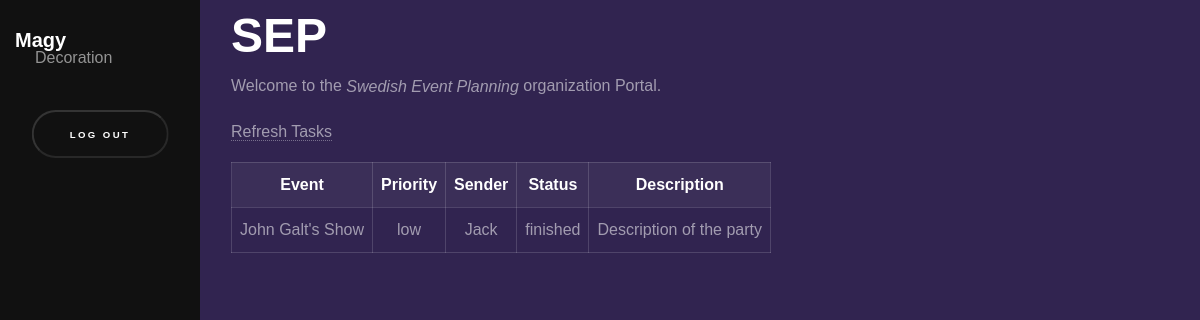
/ (signed in), run on an earlier commit of the app's database.
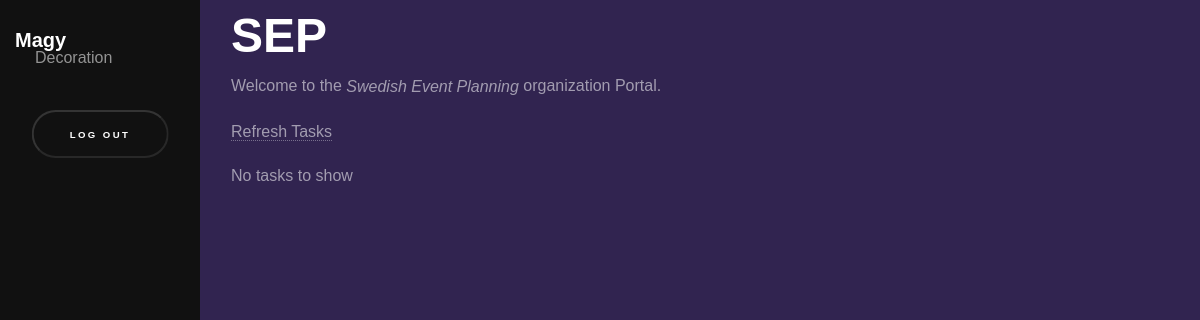
And on a later commit of the database.
### SEP/models.py (models this page shows, shortened)
class Task(models.Model):
    project = models.ForeignKey(Event, on_delete=models.CASCADE)
    description = models.CharField(max_length=500)
    assigned = models.ForeignKey(settings.AUTH_USER_MODEL, related_name="assigned_employee", on_delete=models.CASCADE)
    assigner = models.ForeignKey(settings.AUTH_USER_MODEL, related_name="manager_assigner", on_delete=models.CASCADE)
    priority = models.CharField(max_length=10)
    status = models.CharField(max_length=20)

class Event(models.Model):
    client = models.ForeignKey(Client, on_delete=models.CASCADE)
    event_type = models.CharField(max_length=200)
    description = models.CharField(max_length= 1000)
    attendees = models.IntegerField(default=0)
    expected_budget = models.IntegerField(default=0)
    from_date = models.DateTimeField('From')
    to_date = models.DateTimeField('To')
    decorations = models.CharField(max_length=500)
    film_and_photos = models.CharField(max_length=500)
    posters_art = models.CharField(max_length=500)
    food_drinks = models.CharField(max_length=500)
    music = models.CharField(max_length=500)
    computers = models.CharField(max_length=500)
    other = models.CharField(max_length=500)
    status = models.CharField(max_length=20)
    def __str__(self):
        return  '%s\'s %s' % (self.client, self.event_type)

class Client(models.Model):
    client_name = models.CharField(max_length=50)
    organized_events = models.IntegerField(default=0)
    def __str__(self):
    	return self.client_name

### SEP/views.py (the view)
# urls.py: path('', views.index, name='index'),
def index(request):
	num_visits = request.session.get('num_visits', 0)
	if (request.user.groups.filter(name='CS Manager').exists()):
		return get_pending_events(request)
	elif (request.user.groups.filter(name='Financial Manager').exists()):
		return get_cs_accepted_events(request)
	elif (request.user.groups.filter(name='Administration Manager').exists()):
		return get_fin_accepted_events(request)
	elif (request.user.groups.filter(name='Production Manager').exists() or
		request.user.groups.filter(name='Services Manager').exists()):
		return show_events(request)
	elif (request.user.groups.filter(name='Chef').exists() or
		request.user.groups.filter(name='Computer').exists() or
		request.user.groups.filter(name='Decoration').exists() or
		request.user.groups.filter(name='Graphic Design').exists() or
		request.user.groups.filter(name='Music').exists() or
		request.user.groups.filter(name='Photography').exists() or
		request.user.groups.filter(name='Waiter').exists()):
		return get_tasks(request)
	else:
		return render(
			request,
			'index.html'
		)

### SEP/views.py (called while the page is built)
def get_tasks(request):
	tasks = Task.objects.all().filter(assigned = request.user)
	return render(
		request,
		'index.html',
		context={'tasks': tasks},
		)

### templates/index.html (shortened to what this page needs)
{% extends "base_generic.html" %}
{% block content %}
<h1>SEP</h1>
<p>Welcome to the <em>Swedish Event Planning</em> organization Portal.</p>
{% if user.is_authenticated %}
{% if user.groups.all.0.name == 'Chef' or user.groups.all.0.name == 'Computer' or user.groups.all.0.name == 'Decoration' or user.groups.all.0.name == 'Graphic Design' or user.groups.all.0.name == 'Music' or user.groups.all.0.name == 'Photography' or user.groups.all.0.name == 'Waiter'%}
	<p><a href="{% url 'get_tasks' %}">Refresh Tasks</a></p>
	{% if tasks %}
	<table>
		<tr>
			<th> Event </th>
			<th> Priority </th>
			<th> Sender </th>
			<th> Status </th>
			<th> Description </th>
		</tr>
			{% for task in tasks %}
				<tr>
					<td>{{task.project}}</td>
					<td>{{task.priority}}</td>
					<td>{{task.assigner.first_name}}</td>
					<td>{{task.status}}</td>
					<td>{{task.description}}</td>
				</tr>
			{% endfor %}
	</table>
	{%else %}
	<p> No tasks to show </p>
	{%endif %}
{% endif %}
{% endif %}
{% endblock %}

### templates/base_generic.html (shortened to what this page needs)
<!DOCTYPE html>
<html lang="en">
<head>
  <link rel="stylesheet" href="https://stackpath.bootstrapcdn.com/bootstrap/4.1.3/css/bootstrap.min.css">
  {% load static %}
  <link rel="stylesheet" href="{% static 'styles.css' %}">
  <link rel="stylesheet" href="{% static 'template.css' %}">
</head>
<body>
<div class="container-fluid">
<div class="row">
  <div class="col-sm-2">
  {% block sidebar %}
  <div class="sidebar-nav_1">
   {% if user.is_authenticated %}
   <ul class = "menu">
     <li style="padding-left: 15px;"><b style= "font-size: 1.25em">{{ user.first_name }}</b></li>
     <li style="padding-left: 35px"> <p>{{user.groups.all.0.name}}</p> </li>
   {% endif %}
  </ul><br>
  <ul class="sidebar-nav">
    {% if not user.is_authenticated %}
<button href="#myModal" class="trigger-btn" data-toggle="modal">Log In</button>
{% else %}
<form method="post" action="{% url 'logout' %}" style = "margin: 0 0 0 0;">
    <button type="submit">Log Out</button>
  </form>
{% endif %}
  </ul>
{% endblock %}
  </div>
  <div class="col-sm-10 ">
  {% block content %}{% endblock %}
  </div>
</div>
</div>
</body>
</html>

### static/styles.css (style rules this page uses)
.sidebar-nav { margin: auto auto; }
ul.sidebar-nav { position: absolute; left: 50%; padding-left: 0px; margin-right: -50%; transform: translate(-50%, 0%) }
.menu { border-left: 0px margin-left: 1.5em; margin: auto auto; list-style: none; }
.col-sm-2 { height: 100%; width: 20%; position: fixed; z-index: 1; top: 0; left: 0; background-color: #111; overflow-x: hidden; padding-top: 30px; display: inline-block; padding-right: 0px; padding-left: 0px; }
.sidebar-nav_1 { height: 80%; padding: 0; list-style: none; }
.col-sm-10 { margin-left: 18%; overflow-y:scroll; position:fixed; top:0; bottom:0; left:0; right:0; }

### static/template.css (style rules this page uses)
html, body, div, span, applet, object, iframe, h1, h2, h3, h4, h5, h6, p, blockquote, pre, a, abbr, acronym, address, big, cite, code, del, dfn, em, img, ins, kbd, q, s, samp, small, strike, strong, sub, sup, tt, var, b, u, i, center, dl, dt, dd, ol, ul, li, fieldset, form, label, legend, table, caption, tbody, tfoot, thead, tr, th, td, article, aside, canvas, details, embed, figure, figcaption, footer, header, hgroup, menu, nav, output, ruby, section, summary, time, mark, audio, video { margin: 0; padding: 0; border: 0; font-size: 100%; font: inherit; vertical-align: middle; }
body { line-height: 1; }
ol, ul { list-style: none; }
body { -webkit-text-size-adjust: none; }
body { -ms-overflow-style: scrollbar; }
html { box-sizing: border-box; }
*, *:before, *:after { box-sizing: inherit; }
body { background: #312450; }
body, input, select, textarea { color: rgba(255, 255, 255, 0.55); font-family: Arial, Helvetica, sans-serif; font-size: 16.5pt; font-weight: normal; line-height: 1.75; }
@media screen and (max-width: 1680px) { body, input, select, textarea { font-size: 13pt; } }
@media screen and (max-width: 1280px) { body, input, select, textarea { font-size: 12pt; } }
a { -moz-transition: color 0.2s ease, border-bottom-color 0.2s ease; -webkit-transition: color 0.2s ease, border-bottom-color 0.2s ease; -ms-transition: color 0.2s ease, border-bottom-color 0.2s ease; transition: color 0.2s ease, border-bottom-color 0.2s ease; border-bottom: dotted 1px rgba(255, 255, 255, 0.35); color: inherit; text-decoration: none; }
strong, b { color: #ffffff; font-weight: bold; }
em, i { font-style: italic; }
p { margin: 0 0 1em 0; }
h1, h2, h3, h4, h5, h6 { color: #ffffff; font-weight: bold; line-height: 1.5; margin: 0 0 0.3em 0; }
h1 { font-size: 3em; margin: 0 0 0 0; }
input[type="submit"], input[type="reset"], input[type="button"], button, .button { -moz-appearance: none; -webkit-appearance: none; -ms-appearance: none; appearance: none; -moz-transition: border-color 0.2s ease; -webkit-transition: border-color 0.2s ease; -ms-transition: border-color 0.2s ease; transition: border-color 0.2s ease; background-color: transparent; border-color: rgba(255, 255, 255, 0.15) !important; border-radius: 3em; color: #ffffff !important; cursor: pointer; display: inline-block; font-size: 0.6em; font-weight: bold; height: calc(4.75em + 2px); letter-spacing: 0.25em; line-height: 4.75em; outline: 0; padding: 0 3.75em; position: relative; text-align: center; text-decoration: none; text-transform: uppercase; white-space: nowrap; }
input[type="submit"]:after, input[type="reset"]:after, input[type="button"]:after, button:after, .button:after { -moz-transform: scale(0.25); -webkit-transform: scale(0.25); -ms-transform: scale(0.25); transform: scale(0.25); pointer-events: none; -moz-transition: opacity 0.2s ease, -moz-transform 0.2s ease; -webkit-transition: opacity 0.2s ease, -webkit-transform 0.2s ease; -ms-transition: opacity 0.2s ease, -ms-transform 0.2s ease; transition: opacity 0.2s ease, transform 0.2s ease; background: #ffffff; border-radius: 3em; content: ''; height: 100%; left: 0; opacity: 0; position: absolute; top: 0; width: 100%; }
form { margin: 0 0 2em 0; }
ul { list-style: disc; margin: 0 0 1em 0; padding-left: 1em; }
ul li { padding-left: 0.5em; }
ul.menu { list-style: none; padding: 0; }
ul.menu > li { line-height: 1; padding: 0 0 0 1.5em; }
ul.menu > li:first-child { border-left: 0; margin: 0; padding-left: 0; }

What changed in the data, as far as the page shows it:
removed Task: project "John Galt's Show", priority "low", assigner.first_name "Jack", status "finished", description "Description of the party"
Also different on the page:
text no longer shown: "Event Priority Sender Status Description"
text now shown: "No tasks to show"
